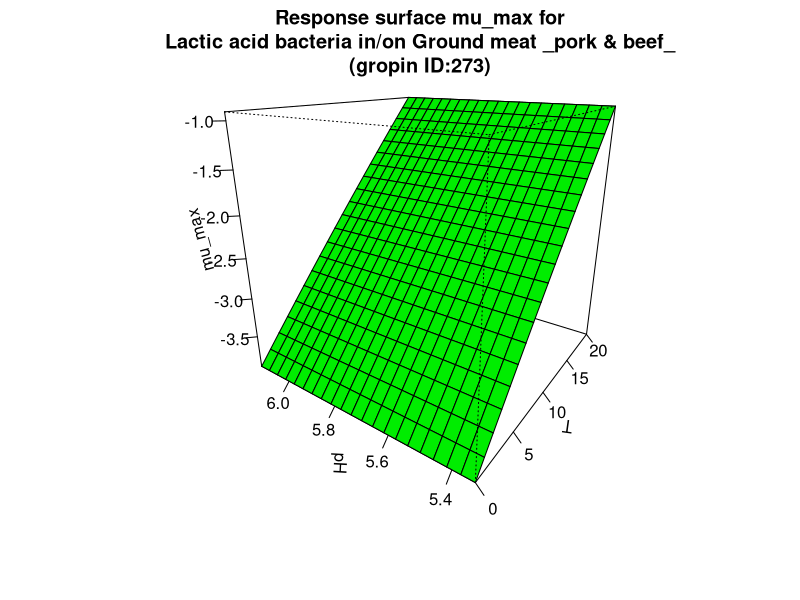

Generate this figure with R:
#############################
# start of Parameter script
#############################
T <- seq(0,20.02,length.out=21)
pH <- seq(5.33466533466533,6.13613,length.out=21)
#############################
# end of Parameter script
#############################
############################# 
# start of Model script Gropin ID 273 
#############################
 
# constant coefficients for this model
mref <- 0.02
dm <- 0
Ea <- 99.6
 
variables <- data.frame(T,pH)
argumentsPar <- expand.grid(variables)
 
# heart of the model
response_surface <- function(T,pH) {
   mumax <-(log(mref)-dm*(5.7-pH)-(Ea/0.00831)*((1/(T+273))-(1/273)))

return(mumax=mumax)
} 

# output parameters
mumax <- cbind(argumentsPar,response_surface(argumentsPar['T'],argumentsPar['pH']))
colnames(mumax) <- c(colnames(argumentsPar),'mumax')
#############################
# End of Model script
#############################
############################# 
# start of Visualisation script Gropin ID 273 
#############################
persp(T,pH,matrix(unlist(mumax$mumax),nrow=21),col = 'green',xlab='T',ylab='pH',zlab='mu_max',main='Response surface mu_max for
Lactic acid bacteria in/on Ground meat _pork & beef_
(gropin ID:273)',theta=305,phi=20,shade=0.25,ticktype = 'detailed')
#############################
# End of Visualisation script
#############################
